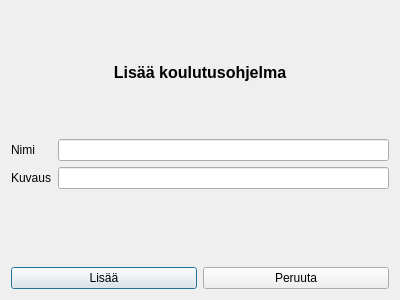
<?xml version="1.0" encoding="UTF-8"?>
<ui version="4.0">
 <class>AddProgramDialog</class>
 <widget class="QDialog" name="AddProgramDialog">
  <property name="geometry">
   <rect>
    <x>0</x>
    <y>0</y>
    <width>400</width>
    <height>300</height>
   </rect>
  </property>
  <property name="windowTitle">
   <string>Dialog</string>
  </property>
  <layout class="QVBoxLayout" name="verticalLayout">
   <item>
    <widget class="QLabel" name="label">
     <property name="font">
      <font>
       <pointsize>12</pointsize>
       <bold>true</bold>
      </font>
     </property>
     <property name="text">
      <string>Lisää koulutusohjelma</string>
     </property>
     <property name="alignment">
      <set>Qt::AlignmentFlag::AlignCenter</set>
     </property>
    </widget>
   </item>
   <item>
    <layout class="QFormLayout" name="formLayout">
     <item row="0" column="1">
      <widget class="QLineEdit" name="nameLineEdit">
       <property name="toolTip">
        <string>&lt;html&gt;&lt;head/&gt;&lt;body&gt;&lt;p&gt;Nimi&lt;/p&gt;&lt;/body&gt;&lt;/html&gt;</string>
       </property>
       <property name="text">
        <string/>
       </property>
       <property name="placeholderText">
        <string/>
       </property>
      </widget>
     </item>
     <item row="1" column="1">
      <widget class="QLineEdit" name="descriptionLineEdit"/>
     </item>
     <item row="0" column="0">
      <widget class="QLabel" name="nameLabel">
       <property name="text">
        <string>Nimi</string>
       </property>
      </widget>
     </item>
     <item row="1" column="0">
      <widget class="QLabel" name="descriptionLabel">
       <property name="text">
        <string>Kuvaus</string>
       </property>
      </widget>
     </item>
    </layout>
   </item>
   <item>
    <layout class="QHBoxLayout" name="horizontalLayout">
     <item>
      <widget class="QPushButton" name="addButton">
       <property name="text">
        <string>Lisää</string>
       </property>
       <property name="autoDefault">
        <bool>false</bool>
       </property>
       <property name="default">
        <bool>true</bool>
       </property>
      </widget>
     </item>
     <item>
      <widget class="QPushButton" name="cancelButton">
       <property name="text">
        <string>Peruuta</string>
       </property>
       <property name="autoDefault">
        <bool>false</bool>
       </property>
      </widget>
     </item>
    </layout>
   </item>
  </layout>
 </widget>
 <resources/>
 <connections>
  <connection>
   <sender>cancelButton</sender>
   <signal>clicked()</signal>
   <receiver>AddProgramDialog</receiver>
   <slot>reject()</slot>
   <hints>
    <hint type="sourcelabel">
     <x>296</x>
     <y>276</y>
    </hint>
    <hint type="destinationlabel">
     <x>199</x>
     <y>149</y>
    </hint>
   </hints>
  </connection>
  <connection>
   <sender>addButton</sender>
   <signal>clicked()</signal>
   <receiver>AddProgramDialog</receiver>
   <slot>onAddClicked()</slot>
   <hints>
    <hint type="sourcelabel">
     <x>65</x>
     <y>274</y>
    </hint>
    <hint type="destinationlabel">
     <x>58</x>
     <y>223</y>
    </hint>
   </hints>
  </connection>
 </connections>
 <slots>
  <signal>signal1()</signal>
  <slot>onAddClicked()</slot>
 </slots>
</ui>
